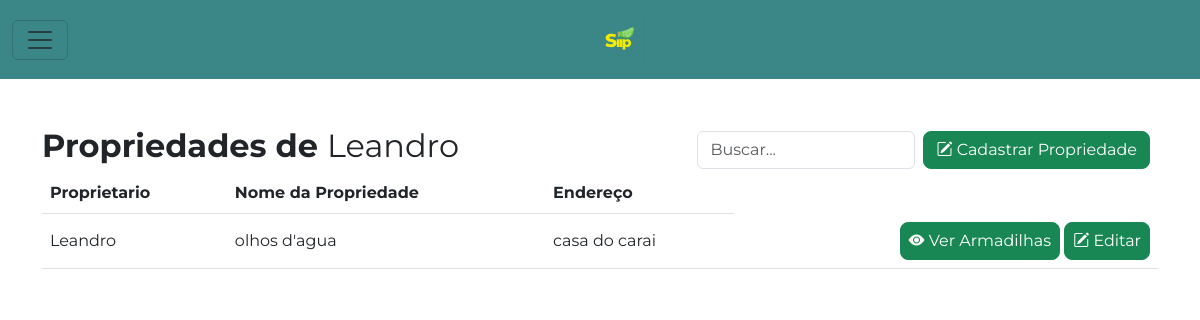
The app's page /proprietarios/propriedades/3/ with its own data.
### inicio/models.py (models this page shows, shortened)
class Proprietario(models.Model):
    nome = models.CharField(max_length=100)
    imagem = models.ImageField(upload_to='proprietarios/proprietarios/', null=True, blank=True)
    numero_telefone = models.CharField(max_length=15)
    email = models.EmailField(unique=True)
    def __str__(self):
        return self.nome

class Propriedade(models.Model):
    proprietario = models.ForeignKey(Proprietario, on_delete=models.CASCADE, related_name='propriedades')
    nome_propriedade = models.CharField(max_length=100)
    endereco = models.CharField(max_length=255)

### propriedades/views.py (the view)
# urls.py: path('propriedades/<int:proprietario_id>/', propriedades, name='propriedades'),
def propriedades(request, proprietario_id):
    proprietario = get_object_or_404(Proprietario, id=proprietario_id) # Recupere o proprietário com base no ID fornecido ou retorne um erro 404 se não existir
    propriedades = Propriedade.objects.filter(proprietario=proprietario) # Recupere as propriedades associadas a esse proprietário
    if request.method == 'POST':
        form = PropriedadeForm(request.POST)
        if form.is_valid():
            propriedade = form.save(commit=False)
            propriedade.proprietario = proprietario
            propriedade.save()
            return redirect('propriedades', proprietario_id=proprietario_id) # Redireciona para a mesma página para evitar o envio de dados novamente ao atualizar a página
    else:
        form = PropriedadeForm()
    context = {'proprietario': proprietario, 'propriedades': propriedades, 'form': form}# Passa o proprietário, suas propriedades e o formulário para o contexto do template
    return render(request, 'propriedades/propriedades.html', context)

### propriedades/forms.py
class PropriedadeForm(forms.ModelForm):
    class Meta:
        model = Propriedade
        fields = ['nome_propriedade', 'endereco']

### templates/propriedades/propriedades.html (shortened to what this page needs)
{% extends 'inicio/base.html' %}
{% load static %}
{% block content %}
<div class="container mt-5">
    <div class="d-flex justify-content-between align-items-center">
        <h2 class="fw-bold">Propriedades de
            <span class="fw-normal">{{ proprietario.nome }}</span>
        </h2>
        <div class="d-flex align-items-center">
            <input type="text" class="form-control me-2" placeholder="Buscar...">
            <button type="button" class="btn btn-success me-2 rounded-3 align-self-center flex-shrink-0"
                data-bs-toggle="modal" data-bs-target="#cadastrapropriedade">
                <i class="bi bi-pencil-square"></i> Cadastrar Propriedade
            </button>
        </div>
    </div>
    <table class="table">
        <thead>
            <tr>
                <th scope="col">Proprietario</th>
                <th scope="col">Nome da Propriedade</th>
                <th scope="col">Endereço</th>
            </tr>
        </thead>
        <tbody>
            {% for propriedade in propriedades %}
            <tr>
                <td class="align-middle">{{ propriedade.proprietario }}</td>
                <td class="align-middle">{{ propriedade.nome_propriedade }}</td>
                <td class="align-middle">{{ propriedade.endereco }}</td>
                <td class="text-end align-middle">
                    <a href="{% url 'armadilhas' propriedade_id=propriedade.id %}"
                        class="btn btn-success ps-2 pe-2 rounded-3">
                        <i class="bi bi-eye-fill"></i> Ver Armadilhas
                    </a>
                    <button class="btn btn-success ps-2 pe-2 rounded-3"
                        data-bs-target="#editarpropriedade{{ propriedade.id }}" data-bs-toggle="modal">
                        <i class="bi bi-pencil-square"></i> Editar
                    </button>
                </td>
            </tr>
            {% endfor %}
        </tbody>
    </table>
</div>
{% endblock %}

### templates/propriedades/propriedades.html (style rules this page uses)
body { font-family: 'Montserrat', sans-serif; }

### records on screen
Proprietario: nome "Leandro"
Propriedade: proprietario "Leandro", nome_propriedade "olhos d'agua", endereco "casa do carai"
